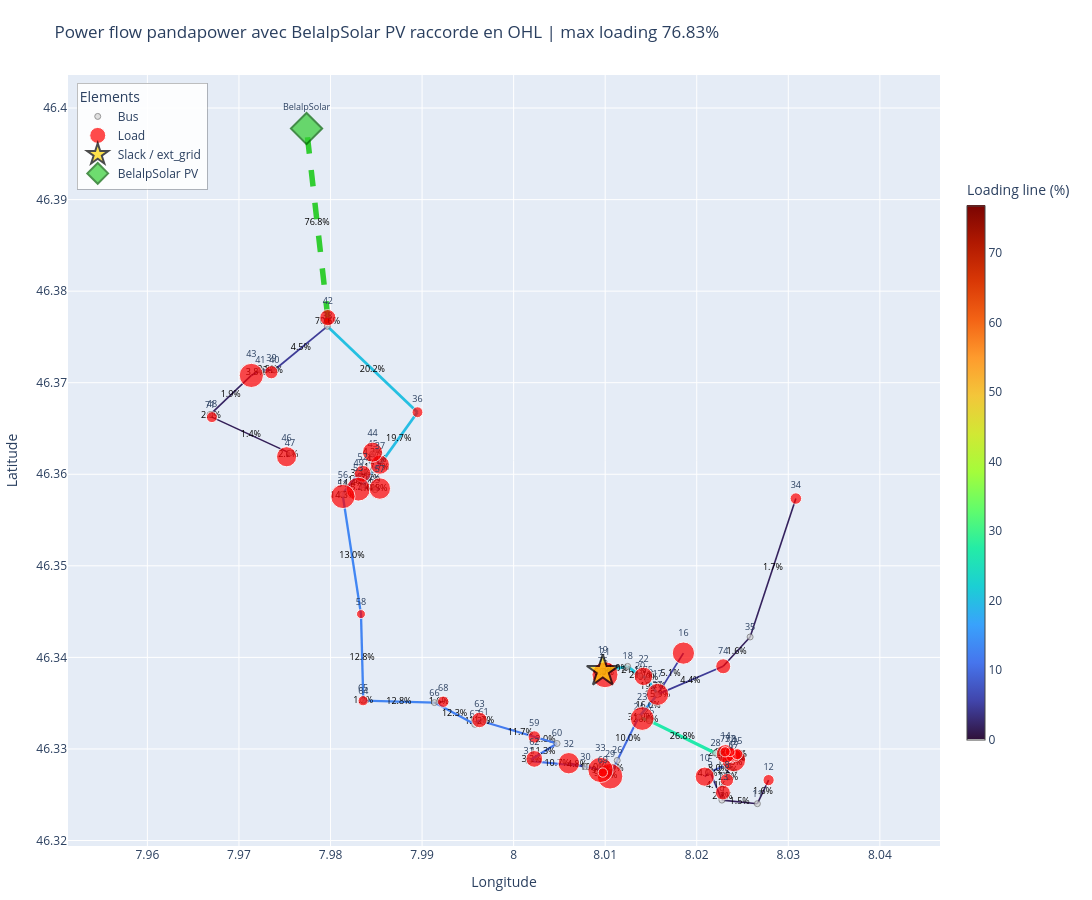

Source (notebook cell):
### Markdown cell above
# Carte power flow avec BelalpSolar raccorde par ligne OHL

### Code cell
import re
import math
from pathlib import Path

import numpy as np
import pandas as pd
import pandapower as pp
import plotly.graph_objects as go
import plotly.io as pio
from plotly.colors import sample_colorscale

pio.renderers.default = "vscode"

# Objectif: ajouter physiquement BelalpSolar dans pandapower avec une ligne OHL,
# lancer un power flow, puis cartographier la charge de chaque ligne.
grid_file = Path("87_0_grid.xlsx")
grid_id = "87_0"
node_files = [Path("nodes_valais.csv"), Path("../Jad/nodes_valais.csv")]
nodes_file = next((candidate for candidate in node_files if candidate.exists()), None)
if nodes_file is None:
    raise FileNotFoundError("Impossible de trouver nodes_valais.csv. Chemins testes: nodes_valais.csv, ../Jad/nodes_valais.csv")

belalp_name = "BelalpSolar PV"
belalp_latitude = 46.39776
belalp_longitude = 7.97738
belalp_p_mw = 5.7
belalp_q_mvar = 0.0


def id_to_str(value):
    try:
        return str(int(float(value)))
    except Exception:
        return str(value)


def node_id_from_bus_name(name):
    match = re.search(r"_node_(.+)$", str(name))
    return match.group(1) if match else None


def haversine_km(lon1, lat1, lon2, lat2):
    radius_km = 6371.0
    lon1, lat1, lon2, lat2 = map(math.radians, [lon1, lat1, lon2, lat2])
    dlon = lon2 - lon1
    dlat = lat2 - lat1
    a = math.sin(dlat / 2) ** 2 + math.cos(lat1) * math.cos(lat2) * math.sin(dlon / 2) ** 2
    return 2 * radius_km * math.asin(math.sqrt(a))


pf_net = pp.from_excel(grid_file)
nodes_geo = pd.read_csv(nodes_file, encoding="utf-8-sig")
nodes_grid = nodes_geo[nodes_geo["grid_id"].astype(str) == grid_id].dropna(subset=["osmid", "longitude", "latitude"]).copy()
nodes_grid["node_id"] = nodes_grid["osmid"].apply(id_to_str)
nodes_grid["longitude"] = pd.to_numeric(nodes_grid["longitude"], errors="coerce")
nodes_grid["latitude"] = pd.to_numeric(nodes_grid["latitude"], errors="coerce")
node_lookup = nodes_grid.drop_duplicates("node_id").set_index("node_id")[["longitude", "latitude"]]

bus_plot = pf_net.bus.copy()
bus_plot["bus"] = bus_plot.index.astype(int)
bus_plot["node_id"] = bus_plot["name"].apply(node_id_from_bus_name)
bus_plot = bus_plot.join(node_lookup, on="node_id").dropna(subset=["longitude", "latitude"]).set_index("bus")
if bus_plot.empty:
    raise ValueError("Aucun bus de la grille 87_0 n'a pu etre associe a des coordonnees longitude/latitude.")

# Bus de raccordement: bus existant le plus proche de la position BelalpSolar.
distance2 = (bus_plot["longitude"] - belalp_longitude) ** 2 + (bus_plot["latitude"] - belalp_latitude) ** 2
nearest_bus = int(distance2.idxmin())
nearest_lon = float(bus_plot.loc[nearest_bus, "longitude"])
nearest_lat = float(bus_plot.loc[nearest_bus, "latitude"])
connection_length_km = haversine_km(nearest_lon, nearest_lat, belalp_longitude, belalp_latitude)

# Parametres de la ligne OHL: on prend une ligne aerienne existante du reseau si disponible.
line_type = pf_net.line.get("type", pd.Series("", index=pf_net.line.index)).astype(str).str.lower()
std_type = pf_net.line.get("std_type", pd.Series("", index=pf_net.line.index)).astype(str).str.lower()
name_type = pf_net.line.get("name", pd.Series("", index=pf_net.line.index)).astype(str).str.lower()
ohl_mask = line_type.eq("ol") | std_type.str.contains("ohl|al1|st1|overhead", regex=True) | name_type.str.contains("ohl|al1|st1|overhead", regex=True)
ohl_candidates = pf_net.line[ohl_mask]
if len(ohl_candidates):
    ohl_line_template = ohl_candidates.iloc[0]
else:
    print("Aucune ligne OHL existante detectee; utilisation de parametres OHL de secours.")
    ohl_line_template = pd.Series({
        "r_ohm_per_km": 0.5939,
        "x_ohm_per_km": 0.372,
        "c_nf_per_km": 9.5,
        "max_i_ka": 0.12,
        "type": "ol",
    })

# 1) Creer le bus BelalpSolar.
belalp_bus = pp.create_bus(
    pf_net,
    vn_kv=float(pf_net.bus.loc[nearest_bus, "vn_kv"]),
    name="bus_MV_87_0_BelalpSolar",
    type="n",
)

# 2) Creer la source PV sur ce bus.
belalp_sgen = pp.create_sgen(
    pf_net,
    bus=belalp_bus,
    p_mw=belalp_p_mw,
    q_mvar=belalp_q_mvar,
    name=belalp_name,
    type="PV",
)

# 3) Raccorder physiquement BelalpSolar au reseau avec une ligne OHL pandapower.
belalp_line = pp.create_line_from_parameters(
    pf_net,
    from_bus=nearest_bus,
    to_bus=belalp_bus,
    length_km=max(connection_length_km, 1e-4),
    r_ohm_per_km=float(ohl_line_template["r_ohm_per_km"]),
    x_ohm_per_km=float(ohl_line_template["x_ohm_per_km"]),
    c_nf_per_km=float(ohl_line_template["c_nf_per_km"]),
    max_i_ka=float(ohl_line_template["max_i_ka"]),
    type="ol",
    name="OHL_87_0_to_BelalpSolar",
)

# 4) Power flow avec la source et la ligne OHL dans pandapower.
pp.runpp(pf_net, calculate_voltage_angles=True)

# Ajouter les coordonnees du nouveau bus pour la carte.
bus_plot = pd.concat([
    bus_plot,
    pd.DataFrame(
        {"longitude": [belalp_longitude], "latitude": [belalp_latitude], "name": ["bus_MV_87_0_BelalpSolar"], "node_id": ["BelalpSolar"]},
        index=[belalp_bus],
    ),
])

line_loading = pf_net.res_line["loading_percent"].astype(float)
max_loading = max(float(line_loading.max()), 1.0)
fig = go.Figure()

for line_idx, line in pf_net.line.iterrows():
    from_bus = int(line["from_bus"])
    to_bus = int(line["to_bus"])
    if from_bus not in bus_plot.index or to_bus not in bus_plot.index:
        continue

    x0, y0 = bus_plot.loc[from_bus, ["longitude", "latitude"]]
    x1, y1 = bus_plot.loc[to_bus, ["longitude", "latitude"]]
    x_mid = (x0 + x1) / 2
    y_mid = (y0 + y1) / 2
    loading = float(pf_net.res_line.loc[line_idx, "loading_percent"])
    p_from = float(pf_net.res_line.loc[line_idx, "p_from_mw"])
    q_from = float(pf_net.res_line.loc[line_idx, "q_from_mvar"])
    is_belalp_line = int(line_idx) == int(belalp_line)
    color = "limegreen" if is_belalp_line else sample_colorscale("Turbo", min(loading / max_loading, 1.0))[0]
    width = 5.5 if is_belalp_line else 1.5 + 5.0 * loading / max_loading

    fig.add_trace(go.Scatter(
        x=[x0, x_mid, x1],
        y=[y0, y_mid, y1],
        mode="lines+text",
        text=[None, f"{loading:.1f}%", None],
        textposition="middle center",
        textfont=dict(size=9, color="black"),
        line=dict(color=color, width=width, dash="dash" if is_belalp_line else "solid"),
        customdata=[[line_idx, from_bus, to_bus, loading, p_from, q_from]] * 3,
        hovertemplate=(
            "line %{customdata[0]}<br>"
            "%{customdata[1]} -> %{customdata[2]}<br>"
            "loading: %{customdata[3]:.2f}%<br>"
            "P_from: %{customdata[4]:.3f} MW<br>"
            "Q_from: %{customdata[5]:.3f} MVAr<extra></extra>"
        ),
        showlegend=False,
    ))

# Colorbar invisible pour l'echelle loading.
fig.add_trace(go.Scatter(
    x=[None],
    y=[None],
    mode="markers",
    marker=dict(
        colorscale="Turbo",
        cmin=0,
        cmax=max_loading,
        color=[0],
        colorbar=dict(title="Loading line (%)", x=1.02, y=0.5, len=0.75, thickness=18),
        showscale=True,
    ),
    hoverinfo="skip",
    showlegend=False,
))

load_by_bus = pf_net.load[pf_net.load["in_service"]].groupby("bus")["p_mw"].sum() if len(pf_net.load) else pd.Series(dtype=float)
sgen_by_bus = pf_net.sgen[pf_net.sgen["in_service"]].groupby("bus")["p_mw"].sum() if len(pf_net.sgen) else pd.Series(dtype=float)
slack_buses = set(pf_net.ext_grid[pf_net.ext_grid["in_service"]]["bus"].astype(int))
max_load = max(float(load_by_bus.max()), 1e-9) if len(load_by_bus) else 1.0

plain, loads, slacks, pvs = [], [], [], []
for bus_idx, row in bus_plot.iterrows():
    load = float(load_by_bus.get(bus_idx, 0.0))
    sgen = float(sgen_by_bus.get(bus_idx, 0.0))
    item = dict(bus=int(bus_idx), lon=float(row["longitude"]), lat=float(row["latitude"]), load=load, sgen=sgen)
    if int(bus_idx) == int(belalp_bus):
        pvs.append(item)
    elif bus_idx in slack_buses:
        slacks.append(item)
    elif load > 0:
        loads.append(item)
    else:
        plain.append(item)


def add_nodes(items, name, color, symbol, size_fn, line_color="white", line_width=1):
    if not items:
        return
    fig.add_trace(go.Scatter(
        x=[item["lon"] for item in items],
        y=[item["lat"] for item in items],
        mode="markers+text",
        text=["BelalpSolar" if item["bus"] == belalp_bus else str(item["bus"]) for item in items],
        textposition="top center",
        textfont=dict(size=9),
        marker=dict(symbol=symbol, size=[size_fn(item) for item in items], color=color, line=dict(color=line_color, width=line_width)),
        customdata=[[item["bus"], item["load"], item["sgen"]] for item in items],
        hovertemplate="bus %{customdata[0]}<br>load: %{customdata[1]:.4f} MW<br>sgen: %{customdata[2]:.4f} MW<extra></extra>",
        name=name,
    ))


add_nodes(plain, "Bus", "lightgray", "circle", lambda item: 6, line_color="dimgray")
add_nodes(loads, "Load", "red", "circle", lambda item: 6 + 20 * item["load"] / max_load)
add_nodes(slacks, "Slack / ext_grid", "gold", "star", lambda item: 24, line_color="black", line_width=2)
add_nodes(pvs, belalp_name, "limegreen", "diamond", lambda item: 24, line_color="darkgreen", line_width=2)

fig.update_layout(
    title=f"Power flow pandapower avec {belalp_name} raccorde en OHL | max loading {max_loading:.2f}%",
    width=1250,
    height=900,
    dragmode="zoom",
    hovermode="closest",
    xaxis_title="Longitude",
    yaxis_title="Latitude",
    legend=dict(title="Elements", x=0.01, y=0.99, bgcolor="rgba(255,255,255,0.88)", bordercolor="rgba(0,0,0,0.25)", borderwidth=1),
    margin=dict(l=50, r=150, t=75, b=50),
)
fig.update_yaxes(scaleanchor="x", scaleratio=1)
fig.show()

line_loading_summary = pf_net.line[["name", "from_bus", "to_bus", "length_km", "max_i_ka", "type"]].copy()
line_loading_summary["loading_percent"] = pf_net.res_line["loading_percent"]
line_loading_summary["p_from_mw"] = pf_net.res_line["p_from_mw"]
line_loading_summary["q_from_mvar"] = pf_net.res_line["q_from_mvar"]
line_loading_summary["is_belalp_ohl"] = line_loading_summary.index == belalp_line
line_loading_summary = line_loading_summary.sort_values("loading_percent", ascending=False)

display(line_loading_summary)
print(f"Power flow converge: {pf_net.converged}")
print(f"BelalpSolar source sgen index: {belalp_sgen}, bus: {belalp_bus}, P={belalp_p_mw:.2f} MW, Q={belalp_q_mvar:.2f} MVAr")
print(f"Raccordement OHL: ligne {belalp_line}, bus {nearest_bus} -> {belalp_bus}, longueur {connection_length_km:.2f} km")
print(f"Max loading: {line_loading_summary['loading_percent'].iloc[0]:.2f}% sur ligne {line_loading_summary.index[0]}")
